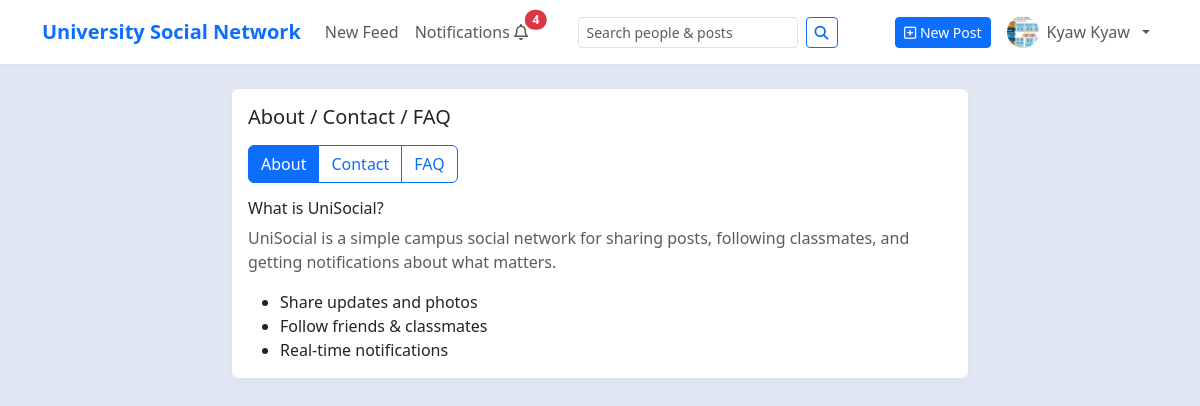
Screenshot of /about/ (signed in) with the database file from the repository.
### myapp/models.py (models this page shows, shortened)
class User(AbstractBaseUser, PermissionsMixin):
    email = models.EmailField(unique=True)
    is_staff = models.BooleanField(default=False)
    is_active = models.BooleanField(default=True)
    date_joined = models.DateTimeField(default=timezone.now)
    objects = UserManager()
    USERNAME_FIELD = "email"
    REQUIRED_FIELDS = []

class Profile(models.Model):
    MAJOR = [
        ('CST', 'CST'),
        ('CS',  'Computer Science (CS)'),
        ('CT',  'Computer Technology (CT)'),
    ]
    ACADEMIC_YEAR = [
        ('FIRST_YEAR',  'first year'),
        ('SECOND_YEAR', 'Second year'),
        ('THIRD_YEAR',  'Third year'),
        ('FORUTH_YEAR', 'Fourth year'),
        ('FINAL_YEAR',  'Final year'),
    ]
    user = models.OneToOneField(
        settings.AUTH_USER_MODEL,
        on_delete=models.CASCADE,
        related_name="profile",
    )
    full_name = models.CharField(max_length=150, blank=True)
    bio = models.TextField(blank=True)
    major = models.CharField(max_length=15, choices=MAJOR, blank=True, null=True)
    year = models.CharField(max_length=15, choices=ACADEMIC_YEAR, blank=True, null=True)
    roll_no = models.CharField(max_length=15, blank=True, null=True)
    photo = models.ImageField(upload_to='profile', blank=True, null=True)
    phone_no = models.CharField(max_length=15, blank=True, null=True)
    posts_count = models.PositiveIntegerField(default=0)
    followers_count = models.PositiveIntegerField(default=0)
    following_count = models.PositiveIntegerField(default=0)

### myapp/views.py (the view)
# urls.py: path("about/", views.about_view, name="about"),
def about_view(request):
    return render(request, "social/about.html", {"default_tab": "about"})

### myapp/context_processors.py (called while the page is built)
def unread_notifications_count(request):
    if request.user.is_authenticated:
        c = Notification.objects.filter(recipient=request.user, is_read=False).count()
    else:
        c = 0
    return {'unread_count': c}

### templates/social/about.html (shortened to what this page needs)
{% extends "social/base.html" %}
{% block content %}
<div class="row">
  <div class="col-lg-8 mx-auto">
    <div class="card">
      <div class="card-body">
        <h5 class="mb-3">About / Contact / FAQ</h5>
        <div class="btn-group mb-3" role="group" aria-label="About/Contact/FAQ">
          <label class="btn btn-outline-primary" for="btnradio1">About</label>
          <label class="btn btn-outline-primary" for="btnradio2">Contact</label>
          <label class="btn btn-outline-primary" for="btnradio3">FAQ</label>
        </div>
        <div id="section-about">
          <h6>What is UniSocial?</h6>
          <p class="text-muted">
            UniSocial is a simple campus social network for sharing posts, following classmates,
            and getting notifications about what matters.
          </p>
          <ul class="mb-0">
            <li>Share updates and photos</li>
            <li>Follow friends & classmates</li>
            <li>Real-time notifications</li>
          </ul>
        </div>
      </div>
    </div>
  </div>
</div>
{% endblock %}

### templates/social/nav_bar.html (shortened to what this page needs)
{% load static %}
<nav class="navbar navbar-expand-lg navbar-light bg-white border-bottom sticky-top">
  <div class="container">
    <a class="navbar-brand fw-bold text-primary" href="{% url 'social:feed' %}">
      University Social Network
    </a>
    <div id="nav" class="collapse navbar-collapse">
      <ul class="navbar-nav me-auto">
        <li class="nav-item">
          <a class="nav-link" href="{% url 'social:feed' %}">New Feed</a>
        </li>
        <li class="nav-item">
          <a class="nav-link position-relative" href="{% url 'social:notifications' %}">
            Notifications <i class="fa-regular fa-bell"></i>
            <span id="notif-badge"
                  class="position-absolute start-100 translate-middle badge rounded-pill text-bg-danger {% if not unread_count %}d-none{% endif %}">
              {% if unread_count and unread_count > 0 %}{{ unread_count }}{% endif %}
            </span>
          </a>
        </li>
      </ul>
      <form class="d-flex me-3 my-2 my-lg-0" role="search" action="{% url 'social:search' %}" method="get">
        <input class="form-control form-control-sm me-2"
               type="search"
               name="q"
               placeholder="Search people & posts"
               value="{{ request.GET.q|default:'' }}"
               aria-label="Search">
        <button class="btn btn-sm btn-outline-primary" type="submit">
          <i class="fa-solid fa-magnifying-glass"></i>
        </button>
      </form>
      <ul class="navbar-nav ms-auto align-items-center">
        {% if request.user.is_authenticated %}
          <li class="nav-item me-2 d-none d-lg-block">
            <a class="btn btn-sm btn-primary" href="{% url 'social:post-create' %}">
              <i class="fa-regular fa-square-plus"></i> New Post
            </a>
          </li>
          <li class="nav-item dropdown">
            <a class="nav-link dropdown-toggle d-flex align-items-center gap-2" href="#" role="button"
               data-bs-toggle="dropdown" aria-expanded="false">
              {% if request.user.profile.photo %}
                <img src="{{ request.user.profile.photo.url }}"
                     alt="Avatar"
                     style="width:32px;height:32px;border-radius:50%;object-fit:cover;">
              {% else %}
                <span class="d-inline-flex align-items-center justify-content-center rounded-circle bg-secondary text-white"
                      style="width:32px;height:32px;font-size:14px;">
                  <i class="fa-solid fa-user"></i>
                </span>
              {% endif %}
              <span class="d-none d-sm-inline">
                {% firstof request.user.profile.full_name request.user.email %}
              </span>
            </a>
          </li>
        {% endif %}
      </ul>
    </div>
  </div>
</nav>

### templates/social/base.html (style rules this page uses)
body { background: #e1e7f3; }
.card { border: 0; box-shadow: 0 2px 10px rgba(0,0,0,.04); }

### rows the page displays
User: user.profile.photo (picture), full_name "Kyaw Kyaw"

### other values shown
{{ unread_count }} "4"
